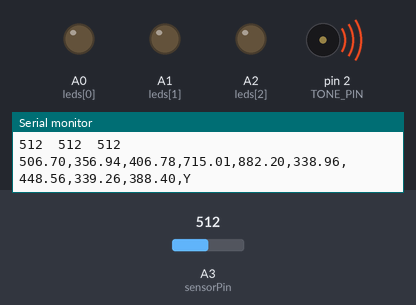
Recording of a sketch running on a simulated Arduino Uno, built with avr-gcc and run on an emulated ATmega328P. Parts: output pins drawn as LEDs (lit = HIGH), buzzer (waves = sounding), the last lines printed to the serial monitor. The test bench sets the inputs (shaded band); at power-on: A3 (sensorPin) = 512. Pins used as bus, display or sensor lines are not drawn.

Above: at 1.2 s.
1.3 s: A3 (sensorPin) set to 577
4.3 s: A3 (sensorPin) set to 603
At 4.98 s:
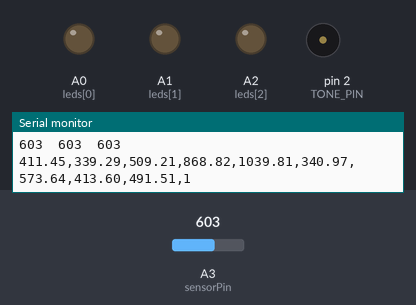
Timing chart, 0 to 7.3 s (numbered marks = the images above; inputs shaded):
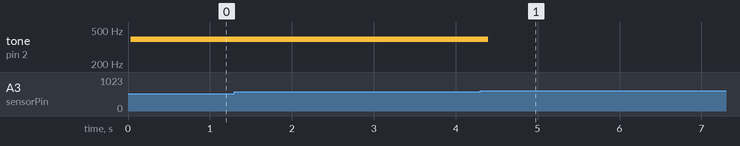

Measured:
- the behaviour switches between 595 and 596 on A3 (sensorPin) (found by bisection; images 0 and 1)
- after the input at 4.3 s, tone on pin 2 (TONE_PIN): 392 Hz → silent after 0.10 s

The sketch:

CNotes.ino
```cpp
/*************************************************
 * Public Constants
 *************************************************/

#define NOTE_B0  31
#define NOTE_C1  33
#define NOTE_CS1 35
#define NOTE_D1  37
#define NOTE_DS1 39
#define NOTE_E1  41
#define NOTE_F1  44
#define NOTE_FS1 46
#define NOTE_G1  49
#define NOTE_GS1 52
#define NOTE_A1  55
#define NOTE_AS1 58
#define NOTE_B1  62
#define NOTE_C2  65
#define NOTE_CS2 69
#define NOTE_D2  73
#define NOTE_DS2 78
#define NOTE_E2  82
#define NOTE_F2  87
#define NOTE_FS2 93
#define NOTE_G2  98
#define NOTE_GS2 104
#define NOTE_A2  110
#define NOTE_AS2 117
#define NOTE_B2  123
#define NOTE_C3  131
#define NOTE_CS3 139
#define NOTE_D3  147
#define NOTE_DS3 156
#define NOTE_E3  165
#define NOTE_F3  175
#define NOTE_FS3 185
#define NOTE_G3  196
#define NOTE_GS3 208
#define NOTE_A3  220
#define NOTE_AS3 233
#define NOTE_B3  247
#define NOTE_C4  262
#define NOTE_CS4 277
#define NOTE_D4  294
#define NOTE_DS4 311
#define NOTE_E4  330
#define NOTE_F4  349
#define NOTE_FS4 370
#define NOTE_G4  392
#define NOTE_GS4 415
#define NOTE_A4  440
#define NOTE_AS4 466
#define NOTE_B4  494
#define NOTE_C5  523
#define NOTE_CS5 554
#define NOTE_D5  587
#define NOTE_DS5 622
#define NOTE_E5  659
#define NOTE_F5  698
#define NOTE_FS5 740
#define NOTE_G5  784
#define NOTE_GS5 831
#define NOTE_A5  880
#define NOTE_AS5 932
#define NOTE_B5  988
#define NOTE_C6  1047
#define NOTE_CS6 1109
#define NOTE_D6  1175
#define NOTE_DS6 1245
#define NOTE_E6  1319
#define NOTE_F6  1397
#define NOTE_FS6 1480
#define NOTE_G6  1568
#define NOTE_GS6 1661
#define NOTE_A6  1760
#define NOTE_AS6 1865
#define NOTE_B6  1976
#define NOTE_C7  2093
#define NOTE_CS7 2217
#define NOTE_D7  2349
#define NOTE_DS7 2489
#define NOTE_E7  2637
#define NOTE_F7  2794
#define NOTE_FS7 2960
#define NOTE_G7  3136
#define NOTE_GS7 3322
#define NOTE_A7  3520
#define NOTE_AS7 3729
#define NOTE_B7  3951
#define NOTE_C8  4186
#define NOTE_CS8 4435
#define NOTE_D8  4699
#define NOTE_DS8 4978

#define TONE_PIN 2

typedef struct {
  int v[3];
  char colname;
  int note;
} ColorLabel;

#define COLOR_COUNT 9
ColorLabel colors[COLOR_COUNT]={
 {830,897,426,  '0',NOTE_A3},
 {687,746,307,  '1',NOTE_C4},
 {644,350,163,   'R',NOTE_D4},
 {22,  250,  62,   'G',NOTE_E4},
 {1,  5,   2,   'B',NOTE_F4},
 {690,690,285,  'Y',NOTE_G4},
 {220,573,177,  'C', NOTE_A4},
 {665,490,210,  'O', NOTE_B4},
 {631,374,169,  'M', NOTE_C4}
};


float sqr(float x){
 return(x*x);
}


float getDiffColor(int A[3], int B[3]){
  float v =0;
  for(int i=0; i< 3; i++){
    v += sqr(A[i] - B[i]);
  }
  v = sqrt( v );
  return(v);
}

int getColor(int *in){
  float minval = getDiffColor(colors[0].v, in);
  int  minindex = 0;
  Serial.print(minval);Serial.print(',');

  for(int i=1; i<COLOR_COUNT; i++){
    float val = getDiffColor(colors[i].v, in);
    if(val < minval){
      minval = val;
      minindex = i;
    }
    Serial.print(val);Serial.print(',');
  }
  return(minindex);
}

int led = 13;

char names[3] = { 'R', 'G', 'B' };
int leds[3] = { A0, A1, A2 };
unsigned long ledDelay = 5;

int sensorPin = A3;
int sensorVcc = 9;

// the setup routine runs once when you press reset:
void setup() {
  Serial.begin(115200);

  for(int i=0; i<3; i++){
  // initialize the digital pin as an output.
  pinMode(leds[i], OUTPUT);
  }

  pinMode(sensorVcc, OUTPUT);
  digitalWrite(sensorVcc, HIGH);
}

void readColor(int *col){
  for(int i=0; i<3; i++){
   digitalWrite(leds[i], HIGH);   // turn the LED on (HIGH is the voltage level)
   delay(ledDelay);               // wait

   col[i] = analogRead(sensorPin);

   digitalWrite(leds[i], LOW);    // turn the LED off by making the voltage LOW
   delay(ledDelay);               // wait
   Serial.print(col[i]);Serial.print("\t");
  }
  Serial.println();
}

void playit(int colidx){
  if(colidx<2){
    noTone(TONE_PIN);
  } else {
    tone(TONE_PIN, colors[colidx].note);
  }
}

// the loop routine runs over and over again forever:
void loop() {
  int col[3];
  readColor(col);
  int colidx = getColor(col);
  Serial.println(colors[colidx].colname);
  playit(colidx);
  delay(100);
}
```
